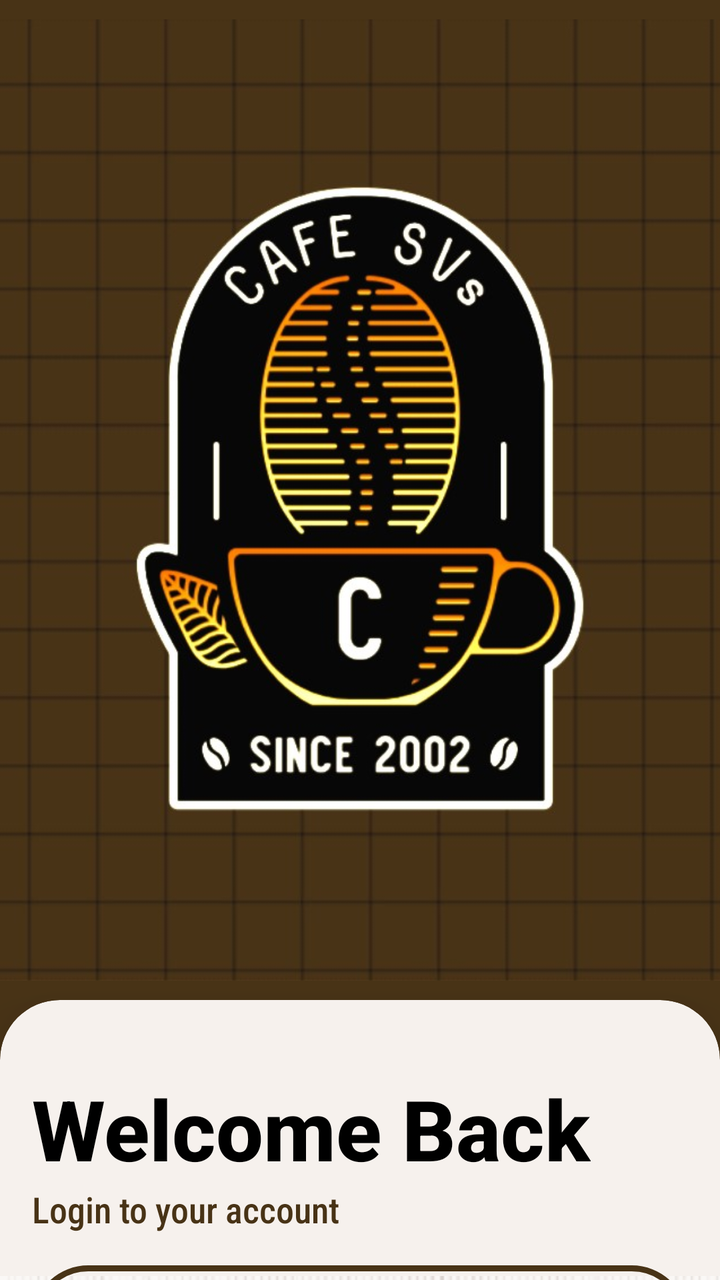
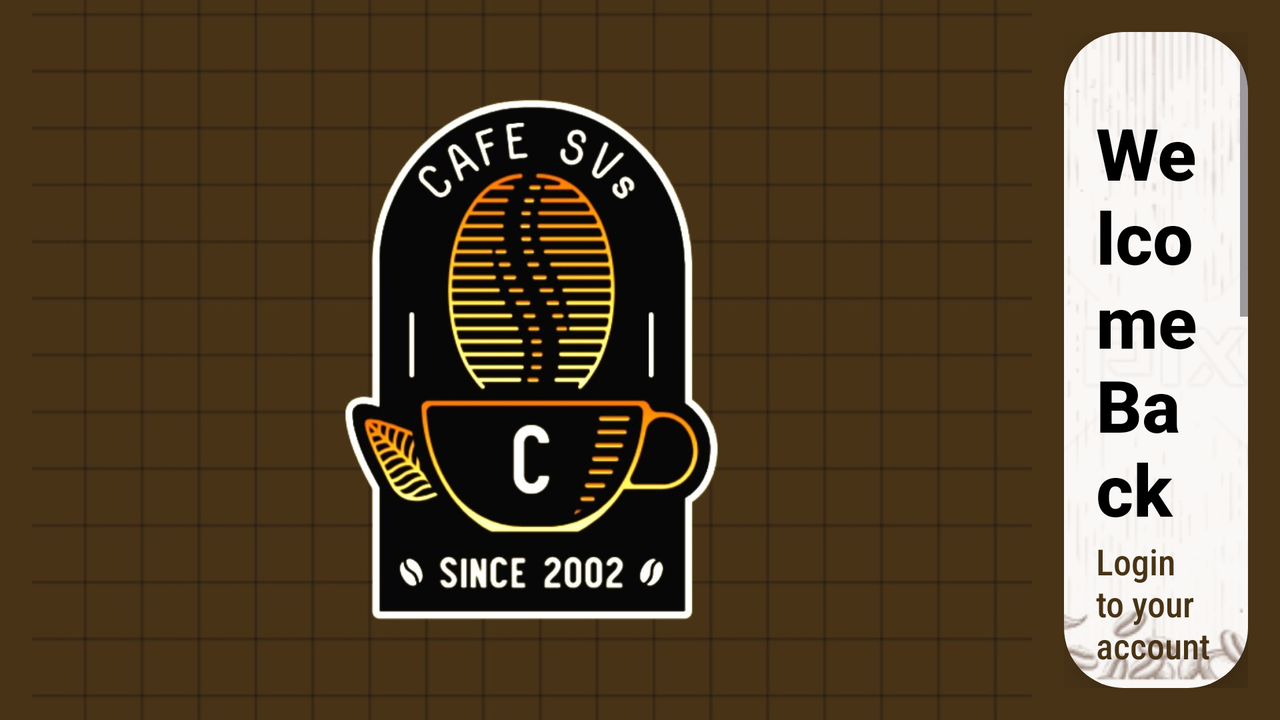

First picture: res/layout/ on a phone held upright. Second picture: the repository's own variant of that layout, on a device whose configuration matches the variant's folder. Source for both follows.
<!-- AndroidManifest.xml: application theme Theme.SVCafe -->
<!-- res/layout/activity_login.xml -->
<?xml version="1.0" encoding="utf-8"?>
<androidx.constraintlayout.widget.ConstraintLayout xmlns:android="http://schemas.android.com/apk/res/android"
    xmlns:app="http://schemas.android.com/apk/res-auto"
    xmlns:tools="http://schemas.android.com/tools"
    android:layout_width="match_parent"
    android:layout_height="match_parent"
    android:background="@color/Brown"
    tools:context=".LoginActivity">

    <ImageView
        android:id="@+id/imageViewLogo"
        android:layout_width="600dp"
        android:layout_height="500dp"

        android:contentDescription="@string/logo"
        android:src="@drawable/cafe_svs_logo"
        app:layout_constraintEnd_toEndOf="parent"
        app:layout_constraintStart_toStartOf="parent"
        app:layout_constraintTop_toTopOf="parent" />

    <androidx.cardview.widget.CardView
        android:layout_width="0dp"
        android:layout_height="0dp"
        android:layout_marginStart="0dp"
        android:layout_marginEnd="0dp"
        android:layout_marginBottom="-32dp"
        app:cardCornerRadius="30dp"
        app:cardBackgroundColor="#F6F1ED"
        app:cardElevation="20dp"
        app:layout_constraintBottom_toBottomOf="parent"
        app:layout_constraintEnd_toEndOf="parent"
        app:layout_constraintStart_toStartOf="parent"
        app:layout_constraintTop_toBottomOf="@id/imageViewLogo">

        <ImageView
            android:id="@+id/backgroundBorder"
            android:layout_width="444dp"
            android:layout_height="576dp"
            android:adjustViewBounds="false"
            android:alpha="0.5"
            android:cropToPadding="true"
            app:srcCompat="@drawable/background_border" />

        <LinearLayout
            android:layout_width="match_parent"
            android:layout_height="423dp"
            android:orientation="vertical"
            android:padding="16dp">

            <TextView
                android:id="@+id/welcomeBack"
                android:layout_width="wrap_content"
                android:layout_height="wrap_content"
                android:paddingTop="20dp"
                android:text="Welcome Back"
                android:fontFamily="sans-serif-medium"
                android:textColor="@color/black"
                android:textSize="42sp"
                android:textStyle="bold" />

            <TextView
                android:id="@+id/loginText"
                android:layout_width="match_parent"
                android:layout_height="wrap_content"
                android:fontFamily="sans-serif-condensed-medium"
                android:textSize="18sp"
                android:textColor="@color/Brown"
                android:text="Login to your account" />

            <EditText
                android:id="@+id/editTextUsername"
                android:layout_width="match_parent"
                android:textSize="18sp"
                android:textStyle="bold"
                android:layout_height="wrap_content"
                android:layout_marginTop="16dp"
                android:background="@drawable/border"
                android:hint="Username"
                android:inputType="text"
                android:padding="16dp"
                android:textAlignment="center"
                android:textColor="@color/black"
                android:textColorHint="@color/Hint_color" />

            <EditText
                android:id="@+id/editTextPassword"
                android:layout_width="match_parent"
                android:layout_height="wrap_content"
                android:textSize="18sp"
                android:textStyle="bold"
                android:layout_marginTop="16dp"
                android:background="@drawable/border"
                android:hint="Password"
                android:inputType="textPassword"
                android:padding="16dp"
                android:textAlignment="center"
                android:textColor="@color/black"
                android:textColorHint="@color/Hint_color" />

            <Button
                android:id="@+id/buttonLogin"
                android:layout_width="match_parent"
                android:layout_height="wrap_content"
                android:layout_marginTop="30dp"
                android:backgroundTint="#3E2723"
                android:padding="16dp"
                android:textSize="16sp"
                android:text="Login"
                android:textColor="#FFFFFF" />

            <LinearLayout
                android:layout_width="match_parent"
                android:layout_height="wrap_content"
                android:layout_marginTop="16dp"
                android:gravity="center"
                android:orientation="horizontal">

                <TextView
                    android:id="@+id/user"
                    android:layout_width="wrap_content"
                    android:layout_height="wrap_content"
                    android:text="You aren't a user?" />

                <TextView
                    android:id="@+id/signup"
                    android:layout_width="wrap_content"
                    android:layout_height="wrap_content"
                    android:layout_marginStart="8dp"
                    android:clickable="true"
                    android:text="Sign Up"
                    android:textColor="@color/Brown"
                    android:textSize="18sp"
                    android:textStyle="bold" />
            </LinearLayout>

        </LinearLayout>
    </androidx.cardview.widget.CardView>

</androidx.constraintlayout.widget.ConstraintLayout>
<!-- resources referenced by this layout -->
<resources>
  <color name="Brown">#483316</color>
  <color name="Hint_color">#6F5E45</color>
  <color name="black">#FF000000</color>
  <!-- drawable background_border: png bitmap (drawable, 221527 bytes) -->
  <!-- drawable border (drawable) -->
  <?xml version="1.0" encoding="utf-8"?>
  <selector xmlns:android="http://schemas.android.com/apk/res/android">
      <item>
          <shape android:shape="rectangle">
              <stroke android:color="@color/Brown" android:width="3dp" />
              <corners android:radius="100dp" />
              <solid android:color="@android:color/transparent" />
          </shape>
      </item>
  </selector>
  <!-- drawable cafe_svs_logo: jpeg bitmap (drawable, 98169 bytes) -->
  <string name="logo">logo_description</string>
  <style name="Theme.SVCafe" parent="Base.Theme.SVCafe" />
  <style name="Base.Theme.SVCafe" parent="Theme.Material3.DayNight.NoActionBar">
          
          <item name="colorPrimary">@color/DarkBlue</item> --&gt;
      </style>
  <color name="DarkBlue">#012C3F</color>
</resources>
<!-- res/layout-land/activity_login.xml (the repository's variant of the layout above) -->
<!-- drawn on the phone turned sideways -->
<?xml version="1.0" encoding="utf-8"?>
<androidx.constraintlayout.widget.ConstraintLayout xmlns:android="http://schemas.android.com/apk/res/android"
    xmlns:app="http://schemas.android.com/apk/res-auto"
    xmlns:tools="http://schemas.android.com/tools"
    android:layout_width="match_parent"
    android:layout_height="match_parent"
    android:background="@color/Brown"
    tools:context=".LoginActivity">

    <ImageView
        android:id="@+id/imageViewLogo"
        android:layout_width="0dp"
        android:layout_height="0dp"
        android:contentDescription="@string/logo"
        android:src="@drawable/cafe_svs_logo"
        app:layout_constraintWidth="500dp"
        app:layout_constraintHeight="900dp"
        app:layout_constraintStart_toStartOf="parent"
        app:layout_constraintTop_toTopOf="parent"
        app:layout_constraintBottom_toBottomOf="parent"
        android:layout_margin="16dp"/>

    <FrameLayout
        android:id="@+id/cardFrameLayout"
        android:layout_width="0dp"
        android:layout_height="0dp"
        app:layout_constraintEnd_toEndOf="parent"
        app:layout_constraintStart_toEndOf="@id/imageViewLogo"
        app:layout_constraintTop_toTopOf="parent"
        app:layout_constraintBottom_toBottomOf="parent"
        android:layout_margin="16dp">

        <androidx.cardview.widget.CardView
            android:layout_width="match_parent"
            android:layout_height="match_parent"
            android:layout_margin="0dp"
            app:cardCornerRadius="30dp"
            app:cardBackgroundColor="#F6F1ED"
            app:cardElevation="20dp">

            <RelativeLayout
                android:layout_width="match_parent"
                android:layout_height="match_parent">

                <ImageView
                    android:id="@+id/backgroundBorder"
                    android:layout_width="match_parent"
                    android:layout_height="match_parent"
                    android:scaleType="centerCrop"
                    android:src="@drawable/background_border"
                    android:alpha="0.5"
                    android:layout_alignParentTop="true"
                    android:layout_alignParentBottom="true"
                    android:layout_alignParentStart="true"
                    android:layout_alignParentEnd="true" />

                <ScrollView
                    android:layout_width="match_parent"
                    android:layout_height="match_parent"
                    android:fillViewport="true">

                    <LinearLayout
                        android:layout_width="match_parent"
                        android:layout_height="wrap_content"
                        android:orientation="vertical"
                        android:padding="16dp">

                        <TextView
                            android:id="@+id/welcomeBack"
                            android:layout_width="wrap_content"
                            android:layout_height="wrap_content"
                            android:paddingTop="20dp"
                            android:text="Welcome Back"
                            android:fontFamily="sans-serif-medium"
                            android:textColor="@color/black"
                            android:textSize="36sp"
                            android:textStyle="bold" />

                        <TextView
                            android:id="@+id/loginText"
                            android:layout_width="match_parent"
                            android:layout_height="wrap_content"
                            android:fontFamily="sans-serif-condensed-medium"
                            android:textSize="18sp"
                            android:textColor="@color/Brown"
                            android:text="Login to your account" />

                        <EditText
                            android:id="@+id/editTextUsername"
                            android:layout_width="match_parent"
                            android:layout_height="wrap_content"
                            android:layout_marginTop="16dp"
                            android:background="@drawable/border"
                            android:hint="Username"
                            android:inputType="text"
                            android:padding="16dp"
                            android:textAlignment="center"
                            android:textColor="@color/black"
                            android:textColorHint="@color/Hint_color"
                            android:textSize="18sp"
                            android:textStyle="bold" />

                        <EditText
                            android:id="@+id/editTextPassword"
                            android:layout_width="match_parent"
                            android:layout_height="wrap_content"
                            android:layout_marginTop="16dp"
                            android:background="@drawable/border"
                            android:hint="Password"
                            android:inputType="textPassword"
                            android:padding="16dp"
                            android:textAlignment="center"
                            android:textColor="@color/black"
                            android:textColorHint="@color/Hint_color"
                            android:textSize="18sp"
                            android:textStyle="bold" />

                        <Button
                            android:id="@+id/buttonLogin"
                            android:layout_width="match_parent"
                            android:layout_height="wrap_content"
                            android:layout_marginTop="30dp"
                            android:backgroundTint="#3E2723"
                            android:padding="16dp"
                            android:text="Login"
                            android:textColor="#FFFFFF"
                            android:textSize="16sp" />

                        <LinearLayout
                            android:layout_width="match_parent"
                            android:layout_height="wrap_content"
                            android:layout_marginTop="16dp"
                            android:gravity="center"
                            android:orientation="horizontal">

                            <TextView
                                android:id="@+id/user"
                                android:layout_width="wrap_content"
                                android:layout_height="wrap_content"
                                android:text="You aren't a user?" />

                            <TextView
                                android:id="@+id/signup"
                                android:layout_width="wrap_content"
                                android:layout_height="wrap_content"
                                android:layout_marginStart="8dp"
                                android:clickable="true"
                                android:text="Sign Up"
                                android:textColor="@color/Brown"
                                android:textSize="18sp"
                                android:textStyle="bold" />
                        </LinearLayout>
                    </LinearLayout>
                </ScrollView>
            </RelativeLayout>
        </androidx.cardview.widget.CardView>
    </FrameLayout>

</androidx.constraintlayout.widget.ConstraintLayout>
